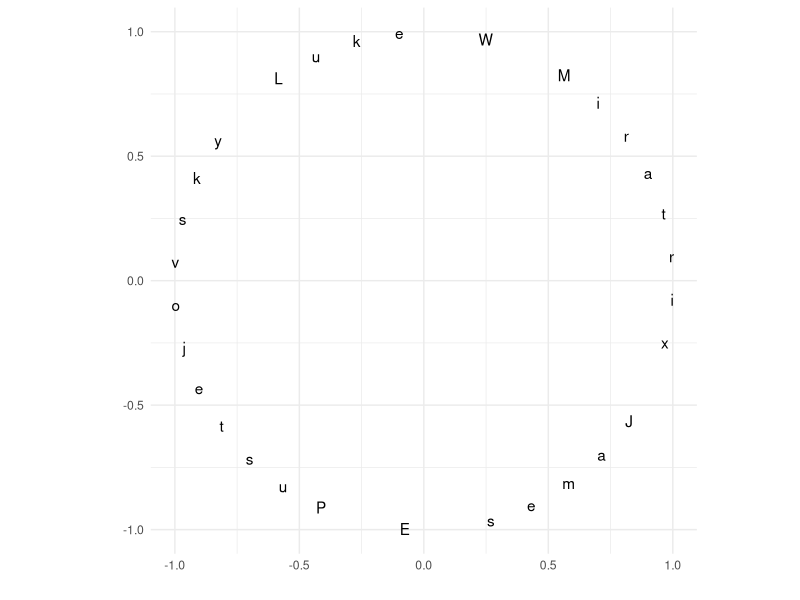

Recreate this plot in R.
## ---- chunk 1
library(tidyverse)
options(list(dplyr.summarise.inform = FALSE))
options(width = 50) 
theme_set( theme_classic() )
## ---- chunk 2
a = "James E Pustejovsky Luke W Miratrix  "
a = strsplit(a,"")
dd = tibble( L = a[[1]], 
             theta = rev( 2*pi*runif(1) + seq( 0, 2*pi, length.out=length(a[[1]]) ) ),
             x = cos( theta ),
             y = sin( theta ) )
ggplot( dd, aes( x=x, y=y, label=L ) ) +
  geom_text(  ) + theme_minimal() +
  coord_fixed() + labs( x="", y="" )
